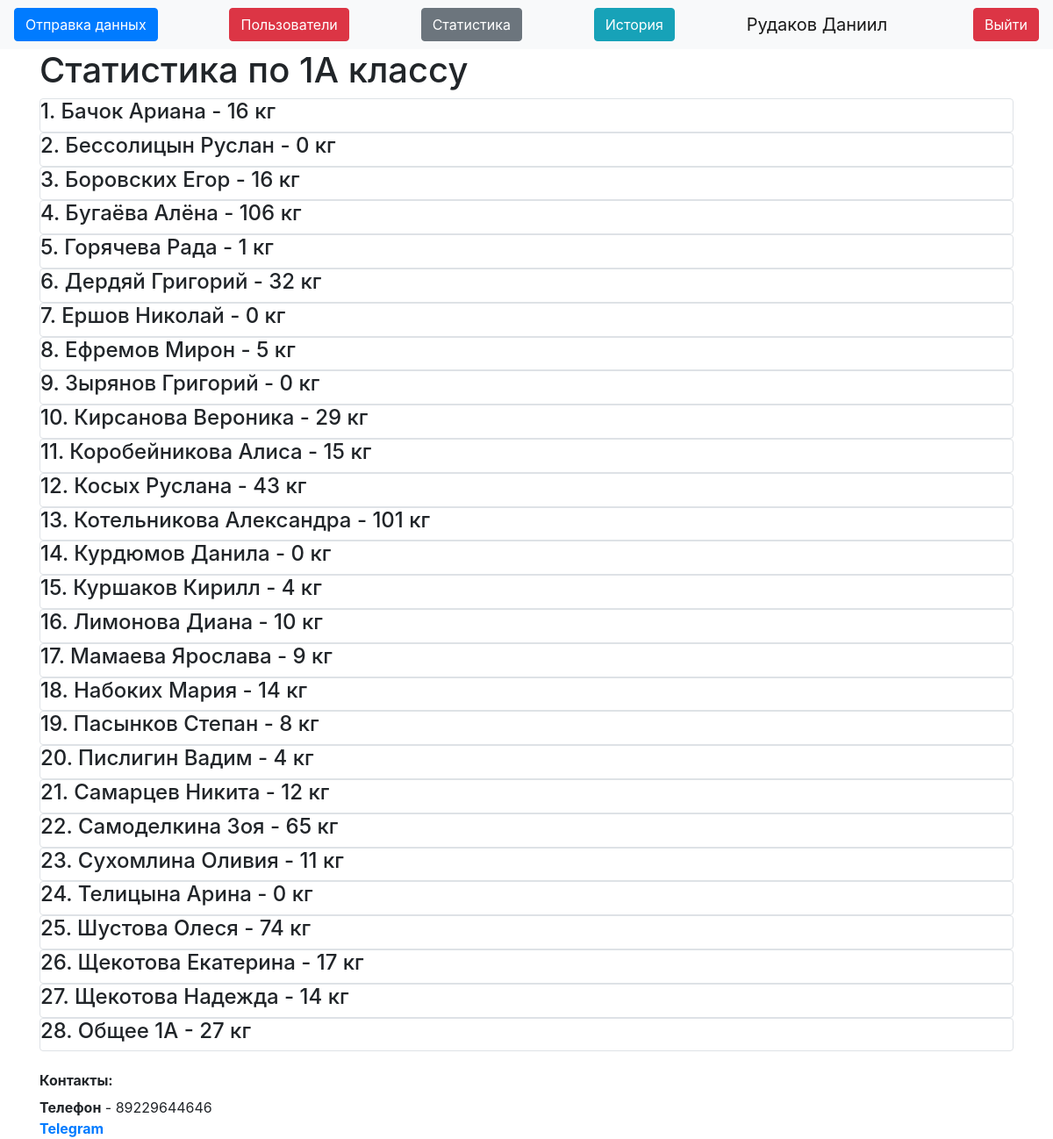
The app's page /stats1a (signed in), older data.
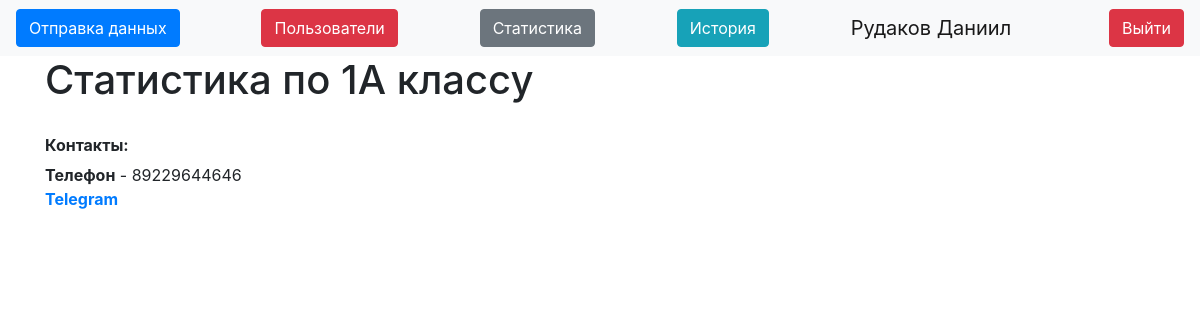
The same page, newer data.
### data/users.py (models this page shows, shortened)
class User(SqlAlchemyBase, UserMixin):
    __tablename__ = 'users'
    id = sqlalchemy.Column(sqlalchemy.Integer,
                           primary_key=True, autoincrement=True) # ID волонтёра
    name = sqlalchemy.Column(sqlalchemy.String, nullable=True) # Имя волонтёра
    about = sqlalchemy.Column(sqlalchemy.String, nullable=True) # Дополнительная информация
    email = sqlalchemy.Column(sqlalchemy.String,
                              index=True, unique=True, nullable=True) # Почта, у каждого своя
    hashed_password = sqlalchemy.Column(sqlalchemy.String, nullable=True) # Зашифрованный пароль
    is_admin = sqlalchemy.Column(sqlalchemy.Boolean) # Админ или нет
    got = sqlalchemy.Column(sqlalchemy.Integer, default=0) # Сколько собрал килограммов
    got_pupils = sqlalchemy.Column(sqlalchemy.Integer, default=0) # Сколько человек обслужил
    kilograms = orm.relationship("Kilograms", back_populates='user') # Связь с таблицей с килограммами

### data/Pupils.py (models this page shows)
class Pupils(SqlAlchemyBase):
    __tablename__ = 'Pupils'
    id = sqlalchemy.Column(sqlalchemy.Integer, autoincrement=True, primary_key=True) # ID ученика
    name = sqlalchemy.Column(sqlalchemy.String) # Имя и фамилия ученика
    value = sqlalchemy.Column(sqlalchemy.Integer, default=0) # Кол-во сданных килограммов
    grade = sqlalchemy.Column(sqlalchemy.String) # Класс
    kilo = orm.relationship("Kilograms", back_populates="pupil") # Связь в таблицей БД, которая хранит килограммы

### server.py (the view)
@app.route("/stats1a") # Адрес страницы со статистикой по 1А классу
@login_required
def stats1a():
    db_sess = db_session.create_session() # Сессия с БД
    pupils = db_sess.query(Pupils).filter(Pupils.grade == "1А").all() # Все ученики 1А класса
    db_sess.close() # Конец сессии
    return render_template("stats_grade.html", db=pupils, grade="1А", title="1А статистика") # На страницу передаются все ученики 1А класса

### data/db_session.py (called while the page is built)
def create_session() -> Session:
    global __factory
    return __factory()

### server.py (called while the page is built)
@login_manager.user_loader # Декоратор для авторизации пользователей
def load_user(user_id):
    db_sess = db_session.create_session()
    user_id = db_sess.query(User).get(user_id)
    db_sess.close()
    return user_id

### templates/stats_grade.html
{% extends "base.html" %}
{% block content %}
{% if current_user.is_admin %}
<h1>Статистика по {{grade}} классу</h1>
{% for item in db%}
<div class="col-md6 border rounded">
    <h4>{{item.name}} - {{item.value}} кг</h4>
</div>
{% endfor %}
{% endif %}
{% endblock %}

### templates/base.html (shortened to what this page needs)
<!doctype html>
<html lang="en">
<head>
    <link rel="stylesheet"
          href="https://stackpath.bootstrapcdn.com/bootstrap/4.4.1/css/bootstrap.min.css"
>
</head>
<body>
<header>
    <nav class="navbar navbar-light bg-light">
        {% if current_user.is_authenticated %}
        <a type="button" class="btn btn-primary" href="/">Отправка данных</a>
        {% if current_user.is_admin %}
        <a class="btn btn-danger" href="/users">Пользователи</a>
        <a class="btn btn-secondary" href="/stats">Статистика</a>
        {% endif %}
        <a class="btn btn-info" href="/history">История</a>
        <a class="navbar-brand" href="">{{ current_user.name }}</a>
        <a class="btn btn-danger" href="/logout">Выйти</a>
        {% else %}
        <p>
            <a class="btn btn-success" href="/login">Войти</a>
        </p>
        {% endif %}
    </nav>
</header>
<main role="main" class="container">
    {% block content %}{% endblock %}
    <h6><b>Контакты:</b></h6>
    <div>
        <b>Телефон</b> - 89229644646</br>
        <b><a href="https://t.me/danissimurr">Telegram</a></b>
    </div>
</main>
</body>
</html>

Row changes from the older to the newer data that the page shows:
removed Pupils: name "1. Бачок Ариана", value "16"
removed Pupils: name "2. Бессолицын Руслан", value "0"
removed Pupils: name "3. Боровских Егор", value "16"
removed Pupils: name "4. Бугаёва Алёна", value "106"
removed Pupils: name "5. Горячева Рада", value "1"
removed Pupils: name "6. Дердяй Григорий", value "32"
removed Pupils: name "7. Ершов Николай", value "0"
removed Pupils: name "8. Ефремов Мирон", value "5"
removed Pupils: name "9. Зырянов Григорий", value "0"
removed Pupils: name "10. Кирсанова Вероника", value "29"
removed Pupils: name "11. Коробейникова Алиса", value "15"
removed Pupils: name "12. Косых Руслана", value "43"
removed Pupils: name "13. Котельникова Александра", value "101"
removed Pupils: name "14. Курдюмов Данила", value "0"
removed Pupils: name "15. Куршаков Кирилл", value "4"
removed Pupils: name "16. Лимонова Диана", value "10"
removed Pupils: name "17. Мамаева Ярослава", value "9"
removed Pupils: name "18. Набоких Мария", value "14"
removed Pupils: name "19. Пасынков Степан", value "8"
removed Pupils: name "20. Пислигин Вадим", value "4"
removed Pupils: name "21. Самарцев Никита", value "12"
removed Pupils: name "22. Самоделкина Зоя", value "65"
removed Pupils: name "23. Сухомлина Оливия", value "11"
removed Pupils: name "24. Телицына Арина", value "0"
removed Pupils: name "25. Шустова Олеся", value "74"
removed Pupils: name "26. Щекотова Екатерина", value "17"
removed Pupils: name "27. Щекотова Надежда", value "14"
removed Pupils: name "28. Общее 1А", value "27"
